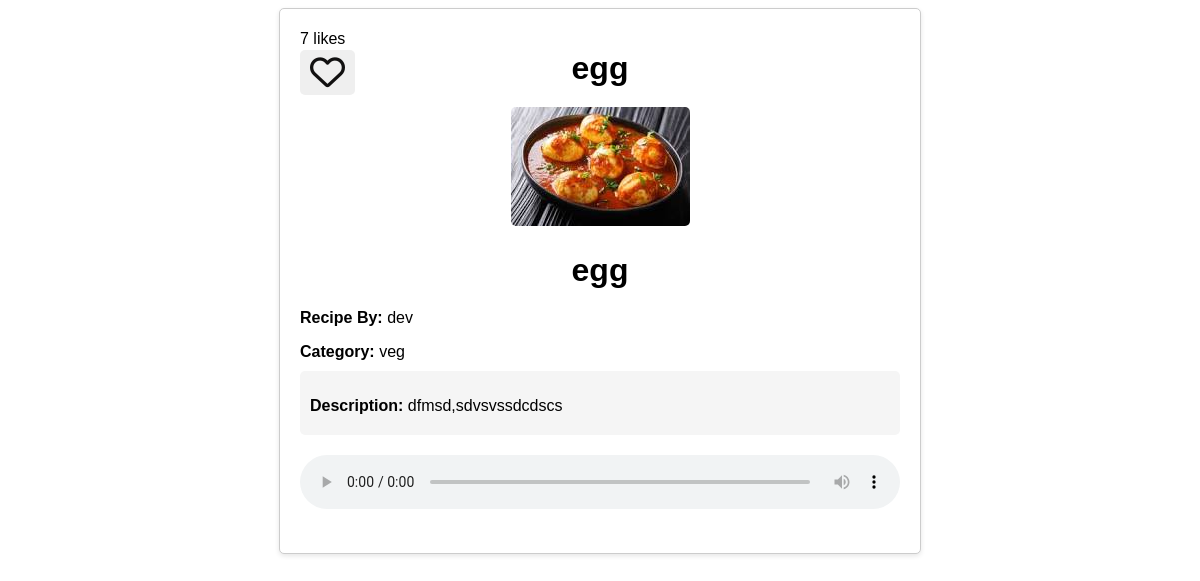
/recipe/2/ (signed in), run on the app's committed database.
### recipes/models.py (models this page shows, shortened)
class Recipe(models.Model):
    CATEGORY_CHOICES = [
        ('veg', 'Vegetarian'),
        ('non_veg', 'Non-Vegetarian'),
        ('breakfast', 'Breakfast'),
        ('snacks', 'Snacks'),
        ('rice', 'Rice'),
    ]
    user = models.ForeignKey(User, on_delete=models.CASCADE)
    recipe_name = models.CharField(max_length=100)
    ingredients = models.TextField()
    description = models.TextField()
    image = models.ImageField(upload_to='images/', null=True, blank=True)
    audio = models.FileField(upload_to='audio/', null=True, blank=True)
    category = models.CharField(max_length=20, choices=CATEGORY_CHOICES, default='veg')
    likes = models.IntegerField(default=0)

### recipes/views.py (the view)
# urls.py: path('recipe/<int:pk>/', views.recipe_detail, name='recipe_detail'),
@login_required
def recipe_detail(request, pk):
    recipe = get_object_or_404(Recipe, pk=pk)
    context = {
        'recipe': recipe,
        'user': request.user,
    }
    return render(request, 'recipes/recipe_details.html', context)

### recipes/templates/recipes/recipe_details.html (shortened to what this page needs)
<!DOCTYPE html>
<html>
<head>
</head>
<body>
    <div class="container">
        <h1>{{ recipe.recipe_name }}</h1>
        <div class="recipe-image">
            <img src="{{ recipe.image.url }}" alt="Recipe Image">
        </div>
        <h1>{{ recipe.recipe_name }}</h1>
        <p><strong>Recipe By:</strong> {{ recipe.user }}</p>
        <p><strong>Category:</strong> {{ recipe.category }}</p>
        <div class="recipe-description">
            <p><strong>Description:</strong> {{ recipe.description }}</p>
        </div>
        <div class="recipe-audio">
            {% if recipe.audio %}
            <audio controls>
                <source src="{{ recipe.audio.url }}" type="audio/mpeg">
            </audio>
            {% else %}
            <p>No audio available</p>
            {% endif %}
        </div>
        <div class="like-count">{{ recipe.likes }} likes</div>
        {% if user.is_authenticated %}
        <button class="like-button{% if recipe.is_liked_by_user %} liked{% endif %}" data-recipe-id="{{ recipe.id }}">
            {% if recipe.is_liked_by_user %}
            <i id="heart" class="fas fa-heart"></i>
            {% else %}
            <i id="heart" class="far fa-heart"></i>
            {% endif %}
        </button>
        {% endif %}
    </div>
</body>
</html>

### recipes/templates/recipes/recipe_details.html (style rules this page uses)
body { font-family: Arial, sans-serif; }
.container { max-width: 600px; margin: 0 auto; padding: 20px; background-color: #ffffff; border: 1px solid #ccc; border-radius: 5px; box-shadow: 0 2px 5px rgba(0, 0, 0, 0.1); }
h1 { text-align: center; margin-bottom: 20px; }
p { margin-bottom: 10px; }
.recipe-image { text-align: center; margin-bottom: 20px; }
.recipe-image img { max-width: 100%; height: auto; border-radius: 5px; }
.recipe-description { background-color: #f5f5f5; padding: 10px; border-radius: 5px; margin-bottom: 20px; }
.recipe-audio { text-align: center; margin-bottom: 20px; }
.recipe-audio audio { width: 100%; }
.like-count { margin-bottom: 10px; position:absolute; top:30px; }
.like-button { position:absolute; top:50px; display: inline-block; padding: 5px 10px; color: #111010; border: none; border-radius: 5px; cursor: pointer; transition: background-color 0.3s ease; }
.like-button i { margin-right: 0px; }
#heart { font-size: 35px; }

### data on the page
Recipe: recipe_name "egg", image (picture), user "dev", category "veg", description "dfmsd,sdvsvssdcdscs", likes "7"
